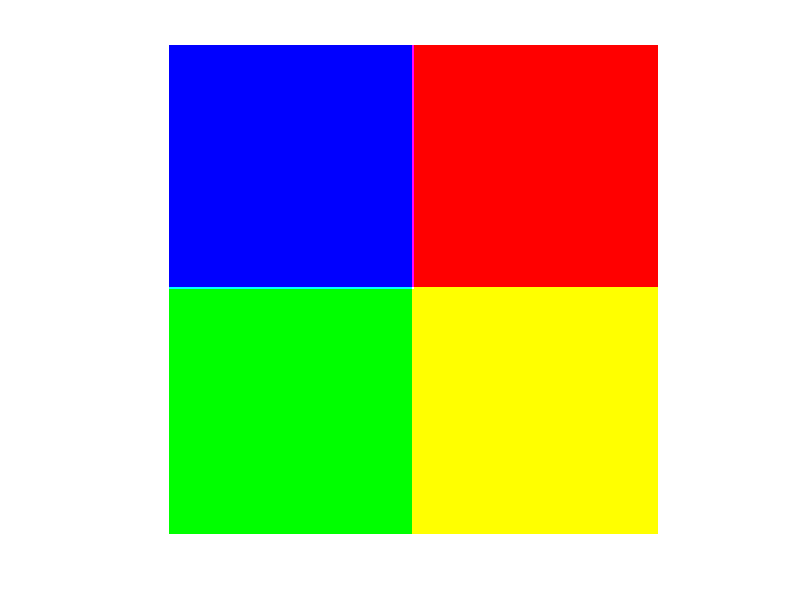

Reproduce this figure in MATLAB.
% - - - - - - 
% MAI CV
% Exercises Lab 1
% Author name: Emer Rodriguez Formisano and Jorge Alexander
% - - - - - - 


%%
%- - - - - - 
%Exercise 1:
%- - - - - - 

% 1.1
img1 = zeros([200, 200]);
img1(1:200,100:200) = 1;
imshow(img1)

img2 = zeros([200, 200]);
img2(100:200,1:200) = 1;
imshow(img2)

img3 = zeros([200, 200]);
img3(1:100,1:100) = 1;
imshow(img3)

img3 = zeros([200, 200]);
img3(1:100,1:100) = 1;
imshow(img3)

% 1.2
img4 = cat(3, img1, img2, img3);
imshow(img4)

% 1.3
imwrite(img4, '3channels.jpg')
